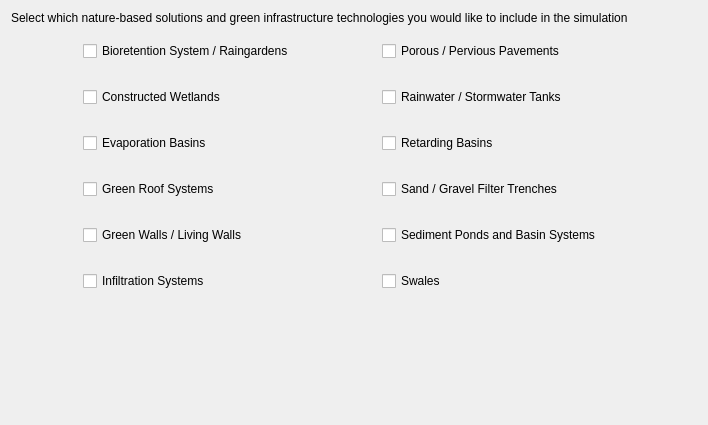
            <widget class="QWidget" name="scrollAreaWidgetContents_2">
             <property name="geometry">
              <rect>
               <x>0</x>
               <y>0</y>
               <width>708</width>
               <height>425</height>
              </rect>
             </property>
             <layout class="QGridLayout" name="gridLayout_3">
              <item row="2" column="3">
               <widget class="QLabel" name="label_14">
                <property name="minimumSize">
                 <size>
                  <width>40</width>
                  <height>40</height>
                 </size>
                </property>
                <property name="maximumSize">
                 <size>
                  <width>40</width>
                  <height>40</height>
                 </size>
                </property>
                <property name="text">
                 <string/>
                </property>
                <property name="pixmap">
                 <pixmap resource="../graphics/ubeats.qrc">:/icons/tea-plant-leaf-icon.png</pixmap>
                </property>
                <property name="scaledContents">
                 <bool>true</bool>
                </property>
               </widget>
              </item>
              <item row="5" column="3">
               <widget class="QLabel" name="label_16">
                <property name="minimumSize">
                 <size>
                  <width>40</width>
                  <height>40</height>
                 </size>
                </property>
                <property name="maximumSize">
                 <size>
                  <width>40</width>
                  <height>40</height>
                 </size>
                </property>
                <property name="text">
                 <string/>
                </property>
                <property name="pixmap">
                 <pixmap resource="../graphics/ubeats.qrc">:/icons/tea-plant-leaf-icon.png</pixmap>
                </property>
                <property name="scaledContents">
                 <bool>true</bool>
                </property>
               </widget>
              </item>
              <item row="9" column="3">
               <widget class="QLabel" name="label_18">
                <property name="minimumSize">
                 <size>
                  <width>40</width>
                  <height>40</height>
                 </size>
                </property>
                <property name="maximumSize">
                 <size>
                  <width>40</width>
                  <height>40</height>
                 </size>
                </property>
                <property name="text">
                 <string/>
                </property>
                <property name="pixmap">
                 <pixmap resource="../graphics/ubeats.qrc">:/icons/tea-plant-leaf-icon.png</pixmap>
                </property>
                <property name="scaledContents">
                 <bool>true</bool>
                </property>
               </widget>
              </item>
              <item row="1" column="1">
               <widget class="QLabel" name="label_7">
                <property name="minimumSize">
                 <size>
                  <width>40</width>
                  <height>40</height>
                 </size>
                </property>
                <property name="maximumSize">
                 <size>
                  <width>40</width>
                  <height>40</height>
                 </size>
                </property>
                <property name="text">
                 <string/>
                </property>
                <property name="pixmap">
                 <pixmap resource="../graphics/ubeats.qrc">:/icons/tea-plant-leaf-icon.png</pixmap>
                </property>
                <property name="scaledContents">
                 <bool>true</bool>
                </property>
               </widget>
              </item>
              <item row="9" column="1">
               <widget class="QLabel" name="label_12">
                <property name="minimumSize">
                 <size>
                  <width>40</width>
                  <height>40</height>
                 </size>
                </property>
                <property name="maximumSize">
                 <size>
                  <width>40</width>
                  <height>40</height>
                 </size>
                </property>
                <property name="text">
                 <string/>
                </property>
                <property name="pixmap">
                 <pixmap resource="../graphics/ubeats.qrc">:/icons/tea-plant-leaf-icon.png</pixmap>
                </property>
                <property name="scaledContents">
                 <bool>true</bool>
                </property>
               </widget>
              </item>
              <item row="5" column="1">
               <widget class="QLabel" name="label_10">
                <property name="minimumSize">
                 <size>
                  <width>40</width>
                  <height>40</height>
                 </size>
                </property>
                <property name="maximumSize">
                 <size>
                  <width>40</width>
                  <height>40</height>
                 </size>
                </property>
                <property name="text">
                 <string/>
                </property>
                <property name="pixmap">
                 <pixmap resource="../graphics/ubeats.qrc">:/icons/tea-plant-leaf-icon.png</pixmap>
                </property>
                <property name="scaledContents">
                 <bool>true</bool>
                </property>
               </widget>
              </item>
              <item row="1" column="5">
               <spacer name="horizontalSpacer_4">
                <property name="orientation">
                 <enum>Qt::Horizontal</enum>
                </property>
                <property name="sizeHint" stdset="0">
                 <size>
                  <width>40</width>
                  <height>20</height>
                 </size>
                </property>
               </spacer>
              </item>
              <item row="2" column="1">
               <widget class="QLabel" name="label_8">
                <property name="minimumSize">
                 <size>
                  <width>40</width>
                  <height>40</height>
                 </size>
                </property>
                <property name="maximumSize">
                 <size>
                  <width>40</width>
                  <height>40</height>
                 </size>
                </property>
                <property name="text">
                 <string/>
                </property>
                <property name="pixmap">
                 <pixmap resource="../graphics/ubeats.qrc">:/icons/tea-plant-leaf-icon.png</pixmap>
                </property>
                <property name="scaledContents">
                 <bool>true</bool>
                </property>
               </widget>
              </item>
              <item row="6" column="3">
               <widget class="QLabel" name="label_17">
                <property name="minimumSize">
                 <size>
                  <width>40</width>
                  <height>40</height>
                 </size>
                </property>
                <property name="maximumSize">
                 <size>
                  <width>40</width>
                  <height>40</height>
                 </size>
                </property>
                <property name="text">
                 <string/>
                </property>
                <property name="pixmap">
                 <pixmap resource="../graphics/ubeats.qrc">:/icons/tea-plant-leaf-icon.png</pixmap>
                </property>
                <property name="scaledContents">
                 <bool>true</bool>
                </property>
               </widget>
              </item>
              <item row="4" column="3">
               <widget class="QLabel" name="label_15">
                <property name="minimumSize">
                 <size>
                  <width>40</width>
                  <height>40</height>
                 </size>
                </property>
                <property name="maximumSize">
                 <size>
                  <width>40</width>
                  <height>40</height>
                 </size>
                </property>
                <property name="text">
                 <string/>
                </property>
                <property name="pixmap">
                 <pixmap resource="../graphics/ubeats.qrc">:/icons/tea-plant-leaf-icon.png</pixmap>
                </property>
                <property name="scaledContents">
                 <bool>true</bool>
                </property>
               </widget>
              </item>
              <item row="1" column="3">
               <widget class="QLabel" name="label_13">
                <property name="minimumSize">
                 <size>
                  <width>40</width>
                  <height>40</height>
                 </size>
                </property>
                <property name="maximumSize">
                 <size>
                  <width>40</width>
                  <height>40</height>
                 </size>
                </property>
                <property name="text">
                 <string/>
                </property>
                <property name="pixmap">
                 <pixmap resource="../graphics/ubeats.qrc">:/icons/tea-plant-leaf-icon.png</pixmap>
                </property>
                <property name="scaledContents">
                 <bool>true</bool>
                </property>
               </widget>
              </item>
              <item row="1" column="2">
               <widget class="QCheckBox" name="checkBox_2">
                <property name="text">
                 <string>Bioretention System / Raingardens</string>
                </property>
               </widget>
              </item>
              <item row="4" column="2">
               <widget class="QCheckBox" name="checkBox_4">
                <property name="text">
                 <string>Evaporation Basins</string>
                </property>
               </widget>
              </item>
              <item row="1" column="4">
               <widget class="QCheckBox" name="checkBox_9">
                <property name="text">
                 <string>Porous / Pervious Pavements</string>
                </property>
               </widget>
              </item>
              <item row="2" column="4">
               <widget class="QCheckBox" name="checkBox_10">
                <property name="text">
                 <string>Rainwater / Stormwater Tanks</string>
                </property>
               </widget>
              </item>
              <item row="4" column="4">
               <widget class="QCheckBox" name="checkBox_11">
                <property name="text">
                 <string>Retarding Basins</string>
                </property>
               </widget>
              </item>
              <item row="2" column="2">
               <widget class="QCheckBox" name="checkBox_3">
                <property name="text">
                 <string>Constructed Wetlands</string>
                </property>
               </widget>
              </item>
              <item row="5" column="4">
               <widget class="QCheckBox" name="checkBox_12">
                <property name="text">
                 <string>Sand / Gravel Filter Trenches</string>
                </property>
               </widget>
              </item>
              <item row="5" column="2">
               <widget class="QCheckBox" name="checkBox_5">
                <property name="text">
                 <string>Green Roof Systems</string>
                </property>
               </widget>
              </item>
              <item row="9" column="4">
               <widget class="QCheckBox" name="checkBox_13">
                <property name="text">
                 <string>Swales</string>
                </property>
               </widget>
              </item>
              <item row="9" column="2">
               <widget class="QCheckBox" name="checkBox_7">
                <property name="text">
                 <string>Infiltration Systems</string>
                </property>
               </widget>
              </item>
              <item row="6" column="2">
               <widget class="QCheckBox" name="checkBox_6">
                <property name="text">
                 <string>Green Walls / Living Walls</string>
                </property>
               </widget>
              </item>
              <item row="6" column="4">
               <widget class="QCheckBox" name="checkBox_8">
                <property name="text">
                 <string>Sediment Ponds and Basin Systems</string>
                </property>
               </widget>
              </item>
              <item row="6" column="1">
               <widget class="QLabel" name="label_11">
                <property name="minimumSize">
                 <size>
                  <width>40</width>
                  <height>40</height>
                 </size>
                </property>
                <property name="maximumSize">
                 <size>
                  <width>40</width>
                  <height>40</height>
                 </size>
                </property>
                <property name="text">
                 <string/>
                </property>
                <property name="pixmap">
                 <pixmap resource="../graphics/ubeats.qrc">:/icons/tea-plant-leaf-icon.png</pixmap>
                </property>
                <property name="scaledContents">
                 <bool>true</bool>
                </property>
               </widget>
              </item>
              <item row="4" column="1">
               <widget class="QLabel" name="label_9">
                <property name="minimumSize">
                 <size>
                  <width>40</width>
                  <height>40</height>
                 </size>
                </property>
                <property name="maximumSize">
                 <size>
                  <width>40</width>
                  <height>40</height>
                 </size>
                </property>
                <property name="text">
                 <string/>
                </property>
                <property name="pixmap">
                 <pixmap resource="../graphics/ubeats.qrc">:/icons/tea-plant-leaf-icon.png</pixmap>
                </property>
                <property name="scaledContents">
                 <bool>true</bool>
                </property>
               </widget>
              </item>
              <item row="10" column="2">
               <spacer name="verticalSpacer">
                <property name="orientation">
                 <enum>Qt::Vertical</enum>
                </property>
                <property name="sizeHint" stdset="0">
                 <size>
                  <width>20</width>
                  <height>40</height>
                 </size>
                </property>
               </spacer>
              </item>
              <item row="1" column="0">
               <spacer name="horizontalSpacer_5">
                <property name="orientation">
                 <enum>Qt::Horizontal</enum>
                </property>
                <property name="sizeType">
                 <enum>QSizePolicy::Fixed</enum>
                </property>
                <property name="sizeHint" stdset="0">
                 <size>
                  <width>20</width>
                  <height>20</height>
                 </size>
                </property>
               </spacer>
              </item>
              <item row="0" column="0" colspan="5">
               <widget class="QLabel" name="label_6">
                <property name="text">
                 <string>Select which nature-based solutions and green infrastructure technologies you would like to include in the simulation</string>
                </property>
               </widget>
              </item>
             </layout>
            </widget>
